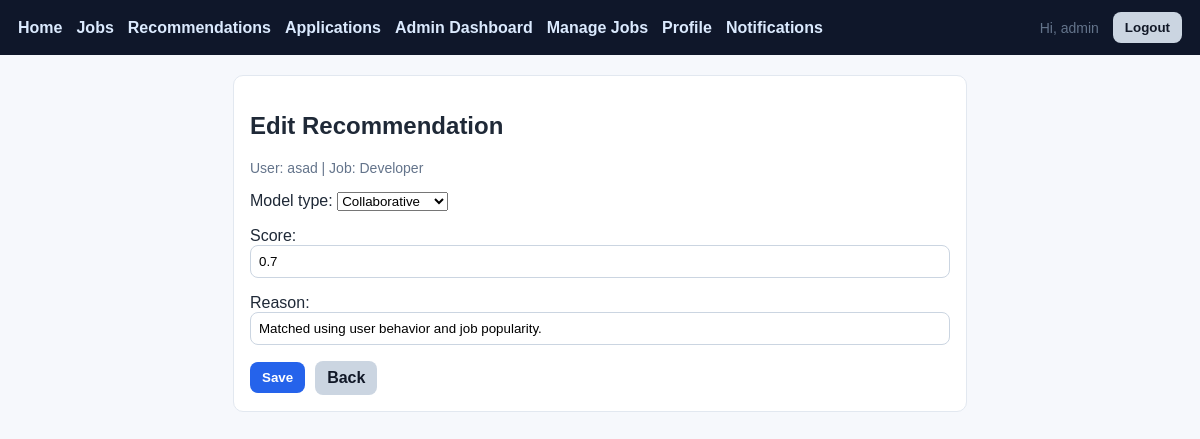
Page /panel/recommendations/2/edit/ (signed in) on the committed database.
### recomendations/models.py (models this page shows, shortened)
class Recommendation(models.Model):
    MODEL_CHOICES = [
        ("content", "Content Based"),
        ("collaborative", "Collaborative"),
        ("hybrid", "Hybrid"),
    ]
    user = models.ForeignKey("auth.User", on_delete=models.CASCADE, related_name="recommendations")
    job = models.ForeignKey(Job, on_delete=models.CASCADE, related_name="recommendations")
    model_type = models.CharField(max_length=20, choices=MODEL_CHOICES, default="hybrid")
    score = models.FloatField(default=0.0)
    reason = models.CharField(max_length=255, blank=True)
    created_at = models.DateTimeField(auto_now_add=True)
    class Meta:
        ordering = ["-score", "-created_at"]
        unique_together = ("user", "job", "model_type")

### jobs/models.py (models this page shows, shortened)
class Job(models.Model):
    JOB_TYPES = [
        ("full_time", "Full Time"),
        ("part_time", "Part Time"),
        ("internship", "Internship"),
        ("contract", "Contract"),
    ]
    STATUS_CHOICES = [
        ("open", "Open"),
        ("closed", "Closed"),
    ]
    title = models.CharField(max_length=200)
    company = models.CharField(max_length=200)
    description = models.TextField()
    category = models.CharField(max_length=120, blank=True)
    location = models.CharField(max_length=120, blank=True)
    salary_min = models.IntegerField(blank=True, null=True)
    salary_max = models.IntegerField(blank=True, null=True)
    job_type = models.CharField(max_length=20, choices=JOB_TYPES, default="full_time")
    status = models.CharField(max_length=20, choices=STATUS_CHOICES, default="open")
    created_at = models.DateTimeField(auto_now_add=True)
    class Meta:
        ordering = ["-created_at"]

### recomendations/views.py (the view, shortened to what this page needs)
@login_required
@user_passes_test(is_staff_user)
def admin_recommendation_edit(request, recommendation_id):
    recommendation = get_object_or_404(Recommendation, id=recommendation_id)
    form = RecommendationForm(request.POST or None, instance=recommendation)
    return render(
        request,
        "recomendations/admin_recommendation_edit.html",
        {"form": form, "recommendation": recommendation, "saved": False},
    )

### recomendations/forms.py
class RecommendationForm(forms.ModelForm):
    class Meta:
        model = Recommendation
        fields = ["model_type", "score", "reason"]

### recomendations/views.py (called while the page is built)
def is_staff_user(user):
    return user.is_authenticated and user.is_staff

### templates/recomendations/admin_recommendation_edit.html (shortened to what this page needs)
{% extends "base.html" %}
{% block content %}
<div class="card" style="max-width:700px; margin:auto;">
    <h2>Edit Recommendation</h2>
    <p class="small">User: {{ recommendation.user.username }} | Job: {{ recommendation.job.title }}</p>
    <form method="post">
        {{ form.as_p }}
        <div class="row">
            <button class="btn btn-primary" type="submit">Save</button>
            <a href="{% url 'recomendations:admin-recommendation-list' %}" class="btn btn-muted" style="text-decoration:none;">Back</a>
        </div>
    </form>
</div>
{% endblock %}

### templates/base.html (shortened to what this page needs)
<!DOCTYPE html>
<html lang="en">
<head>
</head>
<body>
    <div class="nav">
        <a href="{% url 'jobs:index' %}">Home</a>
        <a href="{% url 'jobs:job-list' %}">Jobs</a>
        <a href="{% url 'recomendations:recommendation-list' %}">Recommendations</a>
        <a href="{% url 'applications:application-list' %}">Applications</a>
        {% if request.user.is_authenticated and request.user.is_staff %}
            <a href="{% url 'accounts:admin-dashboard' %}">Admin Dashboard</a>
            <a href="{% url 'jobs:admin-job-list' %}">Manage Jobs</a>
        {% endif %}
        {% if request.user.is_authenticated %}
            <a href="{% url 'accounts:profile' %}">Profile</a>
            <a href="{% url 'accounts:notifications' %}">Notifications</a>
        {% endif %}
        {% if request.user.is_authenticated %}
            <span class="small">Hi, {{ request.user.username }}</span>
            <form method="post" action="{% url 'logout' %}">
                <button class="btn btn-muted" type="submit">Logout</button>
            </form>
        {% else %}
            <a href="{% url 'accounts:register' %}">Register</a>
            <a href="{% url 'login' %}">Login</a>
        {% endif %}
    </div>
    <div class="container">
        {% block content %}{% endblock %}
    </div>
</body>
</html>

### templates/base.html (style rules this page uses)
body { margin: 0; font-family: Arial, sans-serif; background: #f6f8fc; color: #1f2937; }
.nav { background: #0f172a; color: #fff; padding: 12px 18px; display: flex; gap: 14px; align-items: center; }
.nav a { color: #dbeafe; text-decoration: none; font-weight: 600; }
.container { max-width: 1000px; margin: 20px auto; padding: 0 12px; }
.card { background: #fff; border: 1px solid #e2e8f0; border-radius: 10px; padding: 16px; margin-bottom: 14px; }
.btn { border: 0; border-radius: 8px; padding: 8px 12px; cursor: pointer; font-weight: 600; }
.btn-primary { background: #2563eb; color: #fff; }
.btn-muted { background: #cbd5e1; color: #111827; }
.row { display: flex; gap: 10px; flex-wrap: wrap; align-items: center; }
input, textarea { width: 100%; padding: 8px; border: 1px solid #cbd5e1; border-radius: 8px; box-sizing: border-box; }
.small { color: #64748b; font-size: 14px; }

### rows in the picture
Recommendation: user.username "asad", job "Developer", model_type "Collaborative", score "0.7", reason "Matched using user behavior and job popularity."

### other values in the picture
{{ request.user.username }} "admin"
